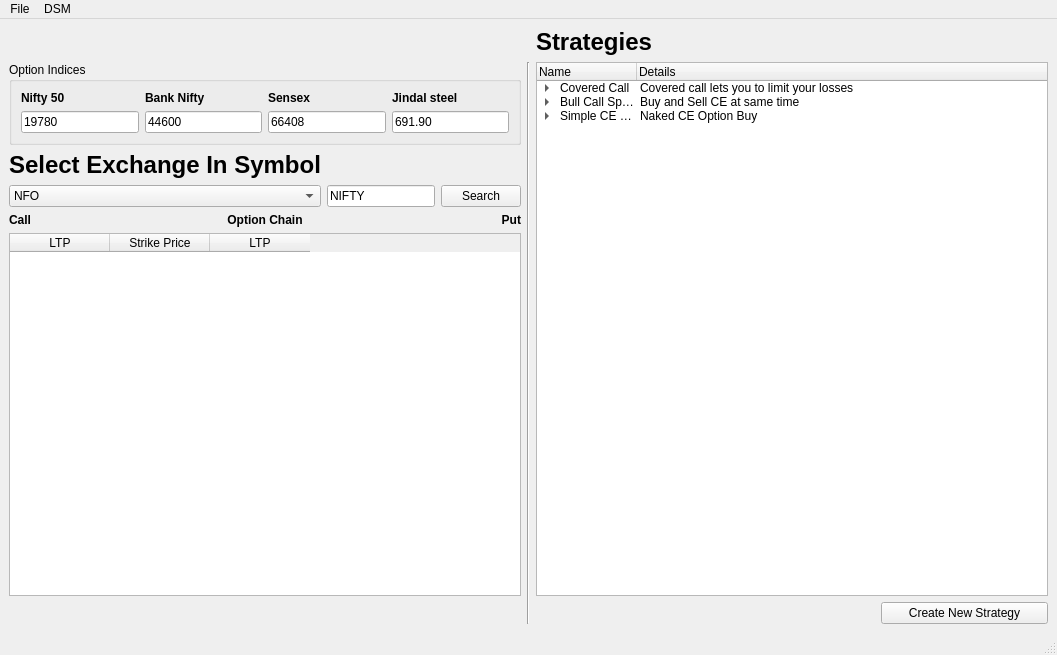
<?xml version="1.0" encoding="UTF-8"?>
<ui version="4.0">
 <class>MainWindow</class>
 <widget class="QMainWindow" name="MainWindow">
  <property name="geometry">
   <rect>
    <x>0</x>
    <y>0</y>
    <width>1057</width>
    <height>655</height>
   </rect>
  </property>
  <property name="sizePolicy">
   <sizepolicy hsizetype="Maximum" vsizetype="Preferred">
    <horstretch>0</horstretch>
    <verstretch>0</verstretch>
   </sizepolicy>
  </property>
  <property name="windowTitle">
   <string>AngelOnePlus</string>
  </property>
  <widget class="QWidget" name="centralwidget">
   <layout class="QGridLayout" name="gridLayout_5">
    <item row="2" column="0">
     <layout class="QVBoxLayout" name="verticalLayout">
      <item>
       <layout class="QGridLayout" name="gridLayout_4">
        <item row="1" column="1">
         <widget class="QLineEdit" name="scripSearch">
          <property name="sizePolicy">
           <sizepolicy hsizetype="Minimum" vsizetype="Fixed">
            <horstretch>0</horstretch>
            <verstretch>0</verstretch>
           </sizepolicy>
          </property>
          <property name="text">
           <string>NIFTY</string>
          </property>
         </widget>
        </item>
        <item row="1" column="0">
         <widget class="QComboBox" name="comboExchange">
          <item>
           <property name="text">
            <string>NFO</string>
           </property>
          </item>
          <item>
           <property name="text">
            <string>CDE</string>
           </property>
          </item>
          <item>
           <property name="text">
            <string>MCX</string>
           </property>
          </item>
          <item>
           <property name="text">
            <string>NCX</string>
           </property>
          </item>
          <item>
           <property name="text">
            <string>BFO</string>
           </property>
          </item>
         </widget>
        </item>
        <item row="1" column="2">
         <widget class="QPushButton" name="scripSubmit">
          <property name="text">
           <string>Search</string>
          </property>
         </widget>
        </item>
        <item row="0" column="0">
         <widget class="QLabel" name="label_9">
          <property name="sizePolicy">
           <sizepolicy hsizetype="Preferred" vsizetype="Fixed">
            <horstretch>0</horstretch>
            <verstretch>0</verstretch>
           </sizepolicy>
          </property>
          <property name="text">
           <string>&lt;html&gt;&lt;head/&gt;&lt;body&gt;&lt;p&gt;&lt;span style=&quot; font-size:18pt; font-weight:700;&quot;&gt;Select Exchange In Symbol&lt;/span&gt;&lt;/p&gt;&lt;/body&gt;&lt;/html&gt;</string>
          </property>
         </widget>
        </item>
       </layout>
      </item>
     </layout>
    </item>
    <item row="4" column="0">
     <widget class="QTableWidget" name="OIChainTable">
      <column>
       <property name="text">
        <string>LTP</string>
       </property>
      </column>
      <column>
       <property name="text">
        <string>Strike Price</string>
       </property>
      </column>
      <column>
       <property name="text">
        <string>LTP</string>
       </property>
      </column>
     </widget>
    </item>
    <item row="3" column="0">
     <layout class="QHBoxLayout" name="horizontalLayout_3">
      <item>
       <widget class="QLabel" name="label_5">
        <property name="text">
         <string>&lt;html&gt;&lt;head/&gt;&lt;body&gt;&lt;p&gt;&lt;span style=&quot; font-weight:700;&quot;&gt;Call&lt;/span&gt;&lt;/p&gt;&lt;/body&gt;&lt;/html&gt;</string>
        </property>
       </widget>
      </item>
      <item>
       <widget class="QLabel" name="label_7">
        <property name="text">
         <string>&lt;html&gt;&lt;head/&gt;&lt;body&gt;&lt;p&gt;&lt;span style=&quot; font-weight:700;&quot;&gt;Option Chain&lt;/span&gt;&lt;/p&gt;&lt;/body&gt;&lt;/html&gt;</string>
        </property>
        <property name="alignment">
         <set>Qt::AlignCenter</set>
        </property>
       </widget>
      </item>
      <item>
       <widget class="QLabel" name="label_6">
        <property name="text">
         <string>&lt;html&gt;&lt;head/&gt;&lt;body&gt;&lt;p&gt;&lt;span style=&quot; font-weight:700;&quot;&gt;Put&lt;/span&gt;&lt;/p&gt;&lt;/body&gt;&lt;/html&gt;</string>
        </property>
        <property name="alignment">
         <set>Qt::AlignRight|Qt::AlignTrailing|Qt::AlignVCenter</set>
        </property>
       </widget>
      </item>
     </layout>
    </item>
    <item row="1" column="0">
     <widget class="QGroupBox" name="groupBox">
      <property name="title">
       <string>Option Indices</string>
      </property>
      <layout class="QGridLayout" name="gridLayout_3">
       <item row="0" column="0">
        <layout class="QGridLayout" name="gridLayout">
         <item row="0" column="0">
          <widget class="QLabel" name="label">
           <property name="text">
            <string>&lt;html&gt;&lt;head/&gt;&lt;body&gt;&lt;p&gt;&lt;span style=&quot; font-weight:700;&quot;&gt;Nifty 50&lt;/span&gt;&lt;/p&gt;&lt;/body&gt;&lt;/html&gt;</string>
           </property>
          </widget>
         </item>
         <item row="0" column="1">
          <widget class="QLabel" name="label_2">
           <property name="text">
            <string>&lt;html&gt;&lt;head/&gt;&lt;body&gt;&lt;p&gt;&lt;span style=&quot; font-weight:700;&quot;&gt;Bank Nifty&lt;/span&gt;&lt;/p&gt;&lt;/body&gt;&lt;/html&gt;</string>
           </property>
          </widget>
         </item>
         <item row="0" column="2">
          <widget class="QLabel" name="label_3">
           <property name="text">
            <string>&lt;html&gt;&lt;head/&gt;&lt;body&gt;&lt;p&gt;&lt;span style=&quot; font-weight:700;&quot;&gt;Sensex&lt;/span&gt;&lt;/p&gt;&lt;/body&gt;&lt;/html&gt;</string>
           </property>
          </widget>
         </item>
         <item row="0" column="3">
          <widget class="QLabel" name="label_4">
           <property name="text">
            <string>&lt;html&gt;&lt;head/&gt;&lt;body&gt;&lt;p&gt;&lt;span style=&quot; font-weight:700;&quot;&gt;Jindal steel&lt;/span&gt;&lt;/p&gt;&lt;/body&gt;&lt;/html&gt;</string>
           </property>
          </widget>
         </item>
         <item row="1" column="0">
          <widget class="QLineEdit" name="nifty">
           <property name="text">
            <string>19780</string>
           </property>
           <property name="readOnly">
            <bool>true</bool>
           </property>
          </widget>
         </item>
         <item row="1" column="1">
          <widget class="QLineEdit" name="lineEdit_2">
           <property name="text">
            <string>44600</string>
           </property>
           <property name="readOnly">
            <bool>true</bool>
           </property>
          </widget>
         </item>
         <item row="1" column="2">
          <widget class="QLineEdit" name="lineEdit_3">
           <property name="text">
            <string>66408</string>
           </property>
           <property name="readOnly">
            <bool>true</bool>
           </property>
          </widget>
         </item>
         <item row="1" column="3">
          <widget class="QLineEdit" name="lineEdit_4">
           <property name="text">
            <string>691.90</string>
           </property>
           <property name="readOnly">
            <bool>true</bool>
           </property>
          </widget>
         </item>
        </layout>
       </item>
      </layout>
     </widget>
    </item>
    <item row="1" column="1" rowspan="5">
     <widget class="Line" name="line">
      <property name="orientation">
       <enum>Qt::Vertical</enum>
      </property>
     </widget>
    </item>
    <item row="1" column="2" rowspan="4" colspan="3">
     <widget class="QTreeWidget" name="strategyTreeWidget">
      <property name="sizePolicy">
       <sizepolicy hsizetype="Minimum" vsizetype="Expanding">
        <horstretch>10</horstretch>
        <verstretch>0</verstretch>
       </sizepolicy>
      </property>
      <column>
       <property name="text">
        <string>Name</string>
       </property>
      </column>
      <column>
       <property name="text">
        <string>Details</string>
       </property>
      </column>
      <item>
       <property name="text">
        <string>Covered Call</string>
       </property>
       <property name="text">
        <string>Covered call lets you to limit your losses</string>
       </property>
       <item>
        <property name="text">
         <string>CE/PE Buy Orders</string>
        </property>
        <property name="text">
         <string>1</string>
        </property>
       </item>
       <item>
        <property name="text">
         <string>CE/PE Sell Orders</string>
        </property>
        <property name="text">
         <string>1</string>
        </property>
       </item>
       <item>
        <property name="text">
         <string>Action</string>
        </property>
        <property name="text">
         <string/>
        </property>
       </item>
      </item>
      <item>
       <property name="text">
        <string>Bull Call Spread</string>
       </property>
       <property name="text">
        <string>Buy and Sell CE at same time</string>
       </property>
       <item>
        <property name="text">
         <string>CE/PE Buy Orders</string>
        </property>
        <property name="text">
         <string>2</string>
        </property>
       </item>
       <item>
        <property name="text">
         <string>CE/PE Sell Orders</string>
        </property>
        <property name="text">
         <string>2</string>
        </property>
       </item>
       <item>
        <property name="text">
         <string>Action</string>
        </property>
       </item>
      </item>
      <item>
       <property name="text">
        <string>Simple CE Order</string>
       </property>
       <property name="text">
        <string>Naked CE Option Buy</string>
       </property>
       <item>
        <property name="text">
         <string>CE/PE Buy Orders</string>
        </property>
        <property name="text">
         <string>1</string>
        </property>
       </item>
       <item>
        <property name="text">
         <string>CE/PE Sell Orders</string>
        </property>
        <property name="text">
         <string>0</string>
        </property>
       </item>
       <item>
        <property name="text">
         <string>Action</string>
        </property>
       </item>
      </item>
     </widget>
    </item>
    <item row="5" column="4">
     <widget class="QPushButton" name="createStrategy">
      <property name="styleSheet">
       <string notr="true"/>
      </property>
      <property name="text">
       <string>Create New Strategy</string>
      </property>
      <property name="autoDefault">
       <bool>true</bool>
      </property>
     </widget>
    </item>
    <item row="0" column="2">
     <widget class="QLabel" name="label_8">
      <property name="text">
       <string>&lt;html&gt;&lt;head/&gt;&lt;body&gt;&lt;p&gt;&lt;span style=&quot; font-size:18pt; font-weight:700;&quot;&gt;Strategies&lt;/span&gt;&lt;/p&gt;&lt;/body&gt;&lt;/html&gt;</string>
      </property>
     </widget>
    </item>
   </layout>
  </widget>
  <widget class="QMenuBar" name="menubar">
   <property name="geometry">
    <rect>
     <x>0</x>
     <y>0</y>
     <width>1057</width>
     <height>37</height>
    </rect>
   </property>
   <widget class="QMenu" name="menuFile">
    <property name="title">
     <string>File</string>
    </property>
    <addaction name="actionExit"/>
   </widget>
   <widget class="QMenu" name="menuDSM">
    <property name="title">
     <string>DSM</string>
    </property>
    <addaction name="actionDownload_DSM"/>
   </widget>
   <addaction name="menuFile"/>
   <addaction name="menuDSM"/>
  </widget>
  <widget class="QStatusBar" name="statusbar"/>
  <action name="actionExit">
   <property name="text">
    <string>Exit</string>
   </property>
  </action>
  <action name="actionDownload_DSM">
   <property name="text">
    <string>Download DSM</string>
   </property>
  </action>
 </widget>
 <resources/>
 <connections/>
</ui>
